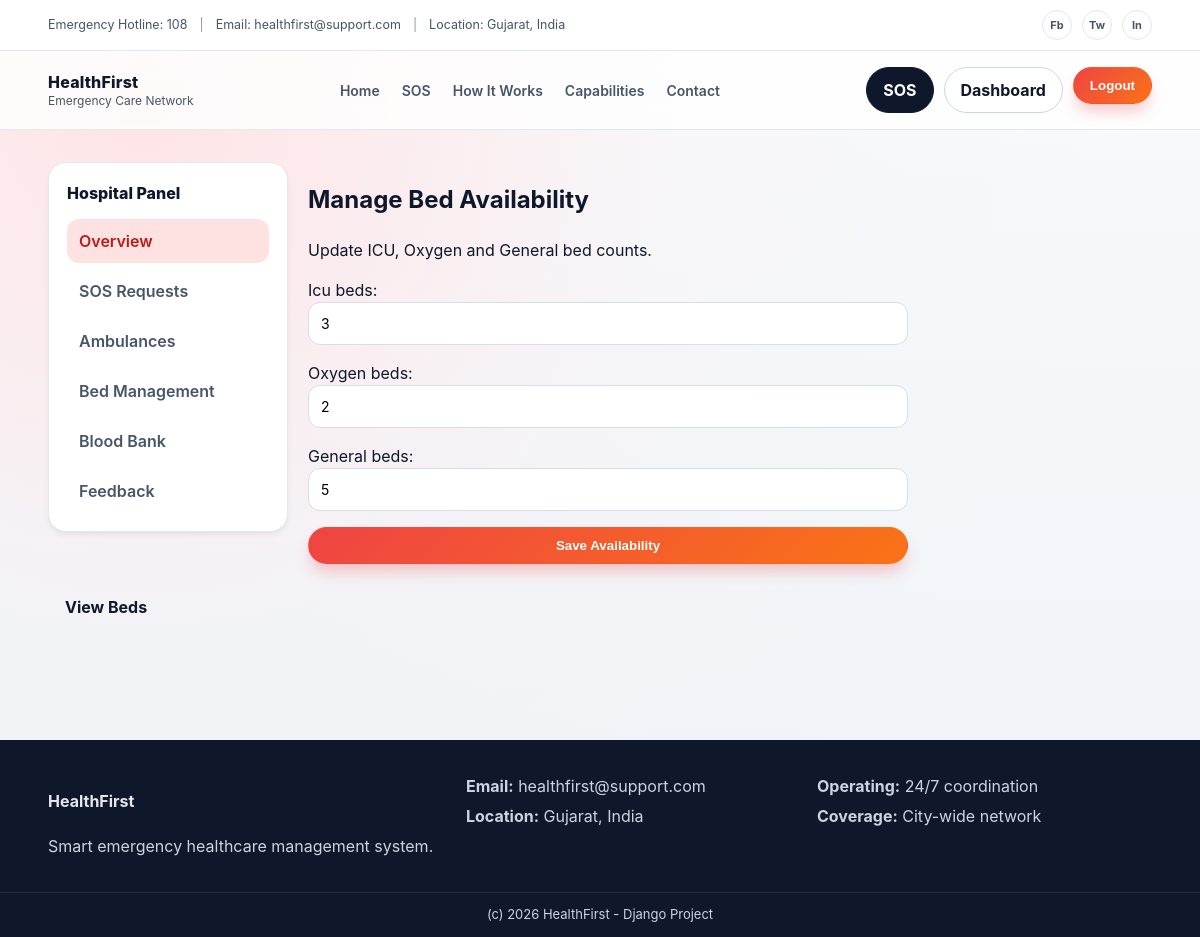
/hospitals/manage-beds/ (signed in), run on the app's committed database.
### hospitals/models.py (models this page shows, shortened)
class BedAvailability(models.Model):
    hospital = models.OneToOneField(Hospital, on_delete=models.CASCADE)
    icu_beds = models.IntegerField(default=0)
    oxygen_beds = models.IntegerField(default=0)
    general_beds = models.IntegerField(default=0)
    last_updated = models.DateTimeField(auto_now=True)

### hospitals/views.py (the view)
# urls.py: path('manage-beds/', views.manage_beds, name='manage_beds'),
@login_required
def manage_beds(request):
    if not hasattr(request.user, 'profile') or request.user.profile.role != 'HOSPITAL':
        return redirect('landing')   # change if needed
    hospital, _ = Hospital.objects.get_or_create(admin=request.user)
    bed, _ = BedAvailability.objects.get_or_create(hospital=hospital)
    if request.method == 'POST':
        form = BedAvailabilityForm(request.POST, instance=bed)
        if form.is_valid():
            form.save()
            return redirect('hospitals:manage_beds')
    else:
        form = BedAvailabilityForm(instance=bed)
    return render(request, 'hospitals/manage_beds.html', {'form': form})

### hospitals/forms.py
class BedAvailabilityForm(forms.ModelForm):
    class Meta:
        model = BedAvailability
        fields = ['icu_beds', 'oxygen_beds', 'general_beds']

### hospitals/templates/hospitals/manage_beds.html (shortened to what this page needs)
{% extends "base.html" %}
{% block content %}
<section class="dash">
  <div class="container dash-layout">
    <aside class="dash-sidebar">
      <div class="dash-brand">Hospital Panel</div>
      <nav class="dash-menu">
        <a class="active" href="#">Overview</a>
        <a href="#">SOS Requests</a>
        <a href="#">Ambulances</a>
        <a href="{% url 'hospitals:manage_beds' %}">Bed Management</a>
        <a href="#">Blood Bank</a>
        <a href="#">Feedback</a>
      </nav>
    </aside>
    <div class="dash-content">
      <div class="dash-head">
        <div>
          <h1>Manage Bed Availability</h1>
          <p class="muted">Update ICU, Oxygen and General bed counts.</p>
        </div>
      </div>
      <div class="card" style="max-width:600px;">
        <form method="POST" class="form-grid">
          {{ form.as_p }}
          <button type="submit" class="btn btn-primary btn-block">
            Save Availability
          </button>
        </form>
      </div>
    </div>
   <div>
    <a href="{% url 'hospitals:view_beds' %}" class="btn btn-secondary">
      View Beds
    </a>
  </div>
  </div>
</section>
{% endblock %}

### static/css/main.css (style rules this page uses)
:root { --brand: #ef4444; --brand-dark: #c81e1e; --midnight: #0f172a; --slate: #475569; --bg: #f7fafc; --panel: #ffffff; --border: #e2e8f0; --shadow: 0 20px 25px -5px rgba(15, 23, 42, 0.1), 0 8px 10px -6px rgba(15, 23, 42, 0.05); --shadow-soft: 0 4px 6px -1px rgba(15, 23, 42, 0.06), 0 2px 4px -2px rgba(15, 23, 42, 0.04); }
* { box-sizing: border-box; -webkit-font-smoothing: antialiased; }
body { margin: 0; font-family: 'Inter', Manrope, "Segoe UI", Arial, sans-serif; color: var(--midnight); background: radial-gradient(circle at 12% 10%, #ffe4e6 0%, rgba(255, 228, 230, 0.1) 40%, transparent 70%), linear-gradient(180deg, #f8fafc 0%, #eef2f7 100%); line-height: 1.5; }
a { text-decoration: none; color: inherit; transition: all 0.2s ease; }
.container { width: min(1150px, 92%); margin: auto; }
.btn { display: inline-flex; align-items: center; justify-content: center; padding: 10px 16px; border-radius: 999px; font-weight: 700; border: 1px solid transparent; transition: all 0.2s cubic-bezier(0.4, 0, 0.2, 1); cursor: pointer; }
.btn-block { width: 100%; }
.btn-primary { background: linear-gradient(135deg, var(--brand) 0%, #f97316 100%); color: #fff; box-shadow: 0 10px 15px -3px rgba(239, 68, 68, 0.3); }
input, select, textarea { width: 100%; padding: 12px; border-radius: 12px; border: 1px solid #d7dee8; font-family: inherit; font-size: 14px; background: #fff; transition: all 0.2s ease; }
.dash { padding: 32px 0 70px; }
.dash-layout { display: grid; grid-template-columns: 240px 1fr; gap: 20px; }
.dash-sidebar { background: var(--panel); border: 1px solid var(--border); border-radius: 18px; padding: 18px; box-shadow: var(--shadow-soft); position: sticky; top: 110px; height: fit-content; }
.dash-brand { font-weight: 800; margin-bottom: 14px; }
.dash-menu { display: flex; flex-direction: column; gap: 6px; }
.dash-menu a { padding: 10px 12px; border-radius: 12px; font-weight: 600; color: var(--slate); }
.dash-menu a.active { background: #fee2e2; color: #b91c1c; }

### data on the page
BedAvailability: icu_beds "3", oxygen_beds "2", general_beds "5"
